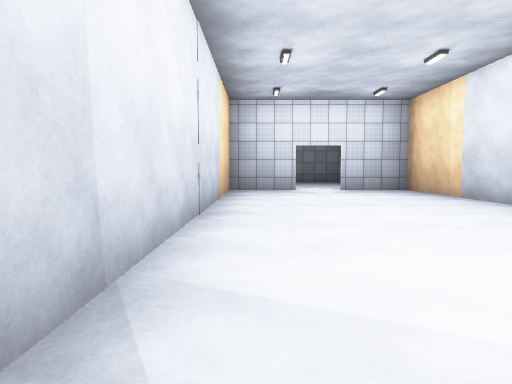
[1] (above)

21 first-person views from a walk through a 3-D level made in the Unity game engine. The camera is 1.2 m above the floor, tilts 4° down and sees 75° across. The floor is counted in squares, 2 m on a side. Each view is taken from the middle of a square. On the plan, view 1 faces up. The plan holds only what a view shows up to about 10 squares ahead; the rest is blank. The place goes on beyond the plan. The player is left out. Some animated figures are left out. Some surface patterns are stand-ins.

[2]
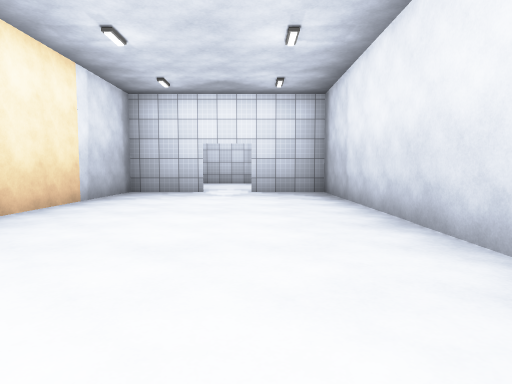

[3]
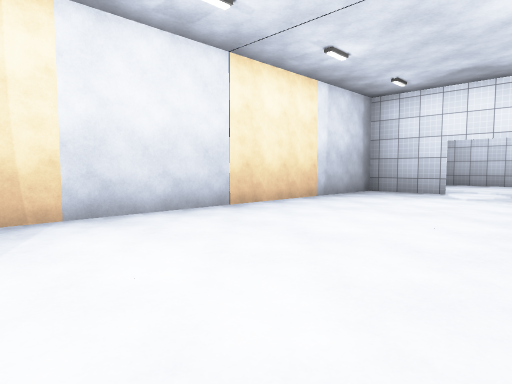

[4]
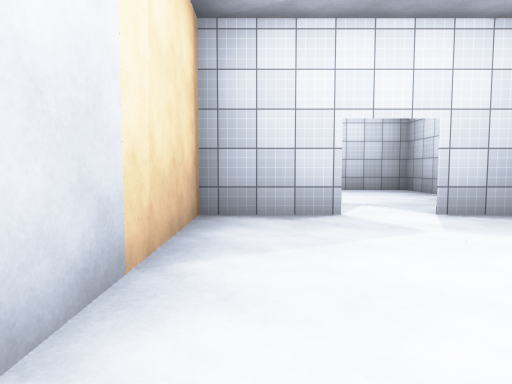

[5]
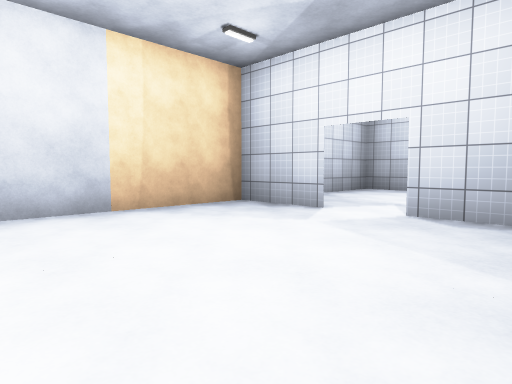

[6]
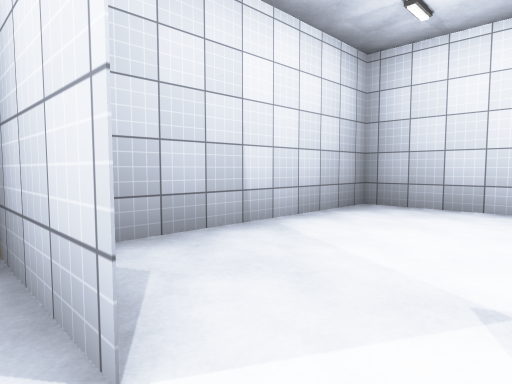

[7]
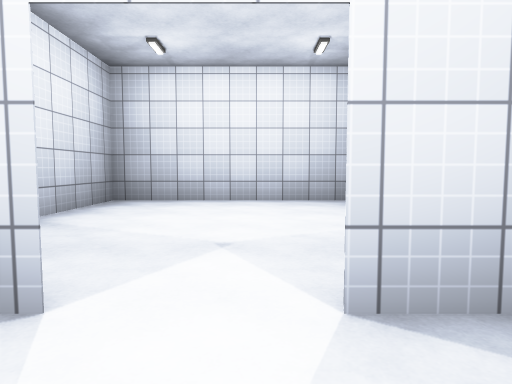

[8]
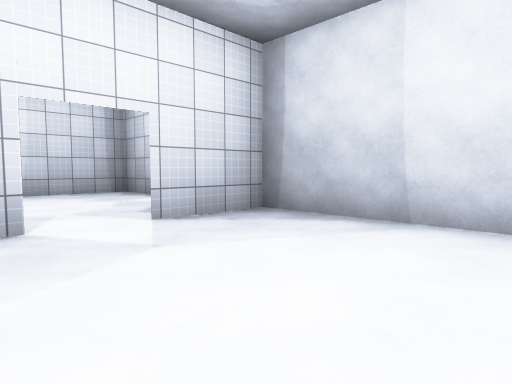

[9]
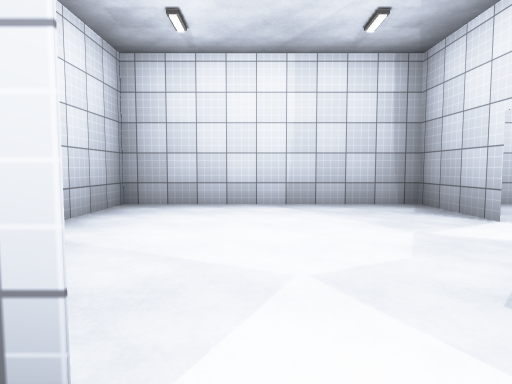

[10]
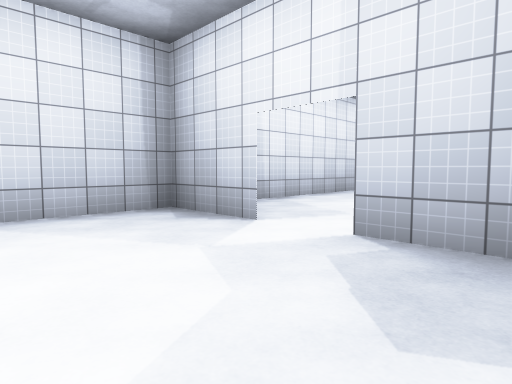

[11]
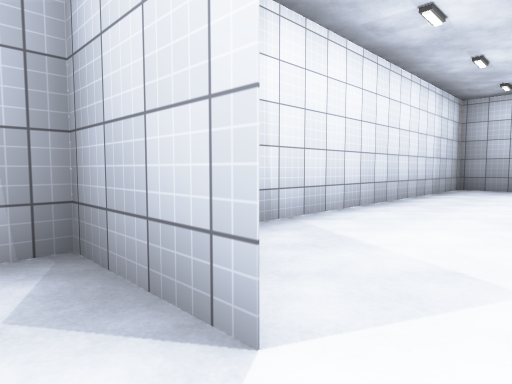

[12]
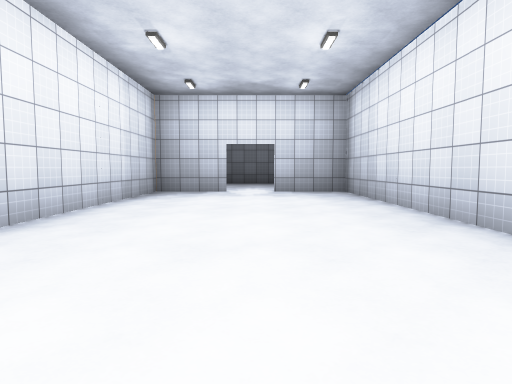

[13]
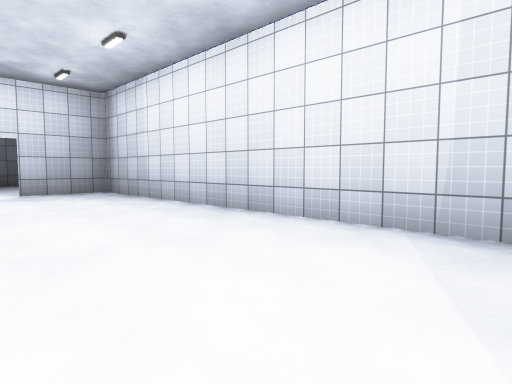

[14]
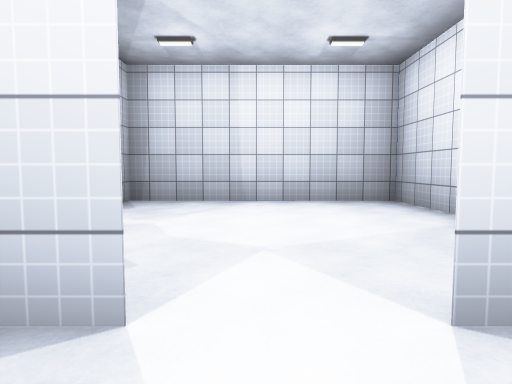

[15]
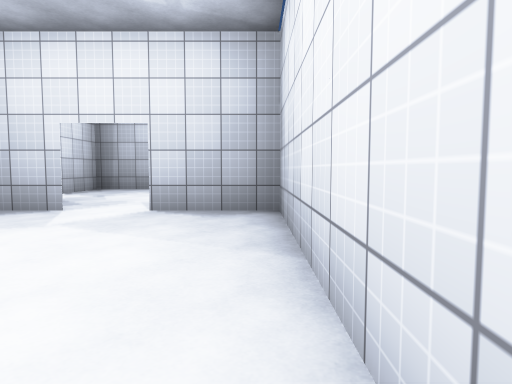

[16]
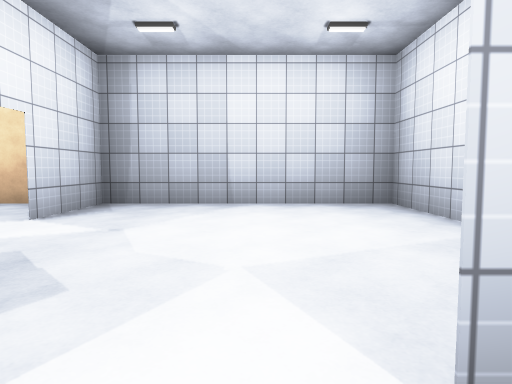

[17]
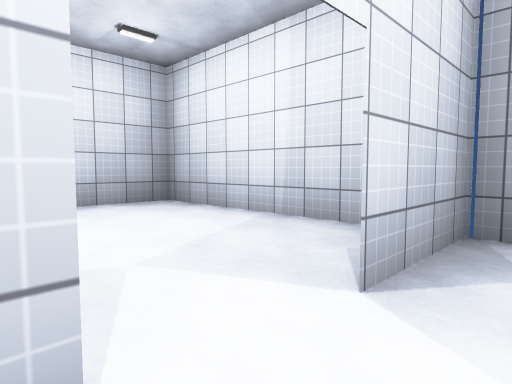

[18]
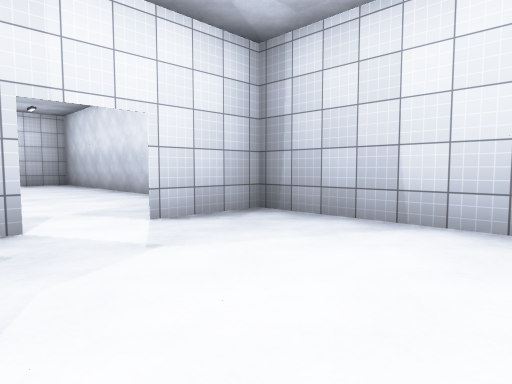

[19]
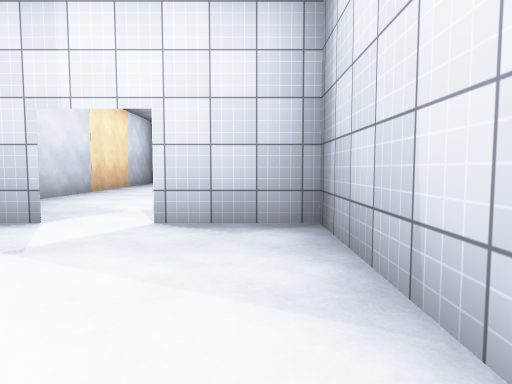

[20]
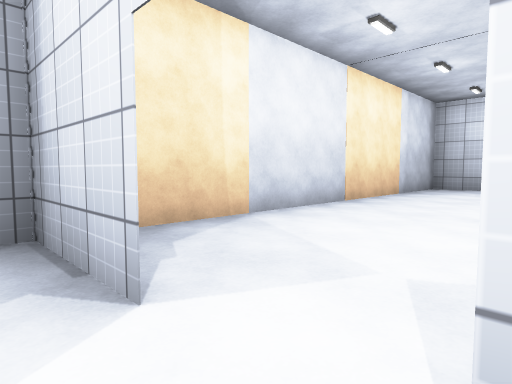

[21]
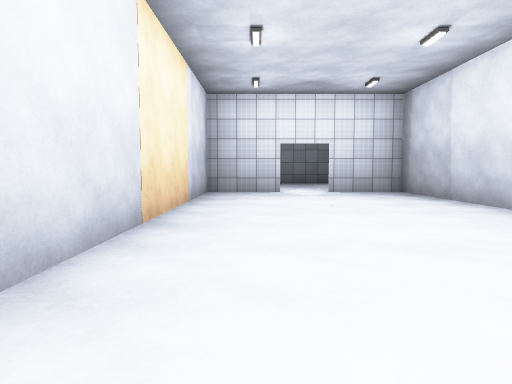

### Floor plan
Points are (right, up) in squares from view 1. A wall is a line through its corners. A room is listed if a view was taken in it or the views show most of it. See-through windows are left out.
Room 1 (views 1, 2, 3, 4, 5, 6, 7, 8, 9)
walls: (2.2, -0.6) (4.2, -0.6); (4.2, -0.9) (4.2, 9.3) (2.2, 9.3); (1.1, 9.3) (-0.8, 9.3); (-0.9, -0.6) (1.1, -0.6); (-0.8, 9.1) (-0.8, -1)
ways out: opening at (2, -1) to room 2; opening at (2, 9)
Room 2 (views 10, 11)
walls: (-0.8, -3.6) (-0.8, -5.6); (-0.8, -1) (-0.8, -2.5); (-1.1, -5.6) (4.2, -5.6) (4.2, -0.9)
ways out: opening at (2, -1) to room 1
Room 3 (views 12, 13, 14, 15, 16, 17)
walls: (-2.4, -0.7) (-11, -0.7); (-10.8, -3.8) (-10.8, -5.6); (-0.8, -2.6) (-0.8, -2); (-10.8, -0.6) (-10.8, -2.6); (-11.1, -5.6) (-1.1, -5.6)
Room 4 (views 18, 19, 20)
walls: (-12.8, -5.6) (-11.1, -5.6); (-11, -0.7) (-15.7, -0.7) (-15.7, -6); (-15.8, -5.6) (-13.9, -5.6)
Room 5 (view 21)
walls: (-15.7, -9.2) (-15.7, -15.6) (-13.9, -15.6); (-12.8, -15.6) (-10.8, -15.6) (-10.8, -5.4); (-15.7, -6) (-15.7, -7.5)

Positions as (right, up) in squares from view 1, and headings:
1: (0, 0), facing up
2: (1, 8), facing down
3: (0, 8), facing down-right
4: (0, 5), facing up
5: (4, 5), facing up-left
6: (2, 9), facing up-left
7: (2, 8), facing up
8: (3, 3), facing down-left
9: (2, 0), facing down
10: (2, -1), facing down-left
11: (0, -3), facing down-left
12: (-2, -3), facing left
13: (-2, -4), facing up-left
14: (-2, -3), facing right
15: (-6, -1), facing left
16: (-10, -3), facing left
17: (-10, -4), facing up-left
18: (-12, -2), facing down-left
19: (-15, -2), facing down
20: (-14, -5), facing down-right
21: (-12, -7), facing down
